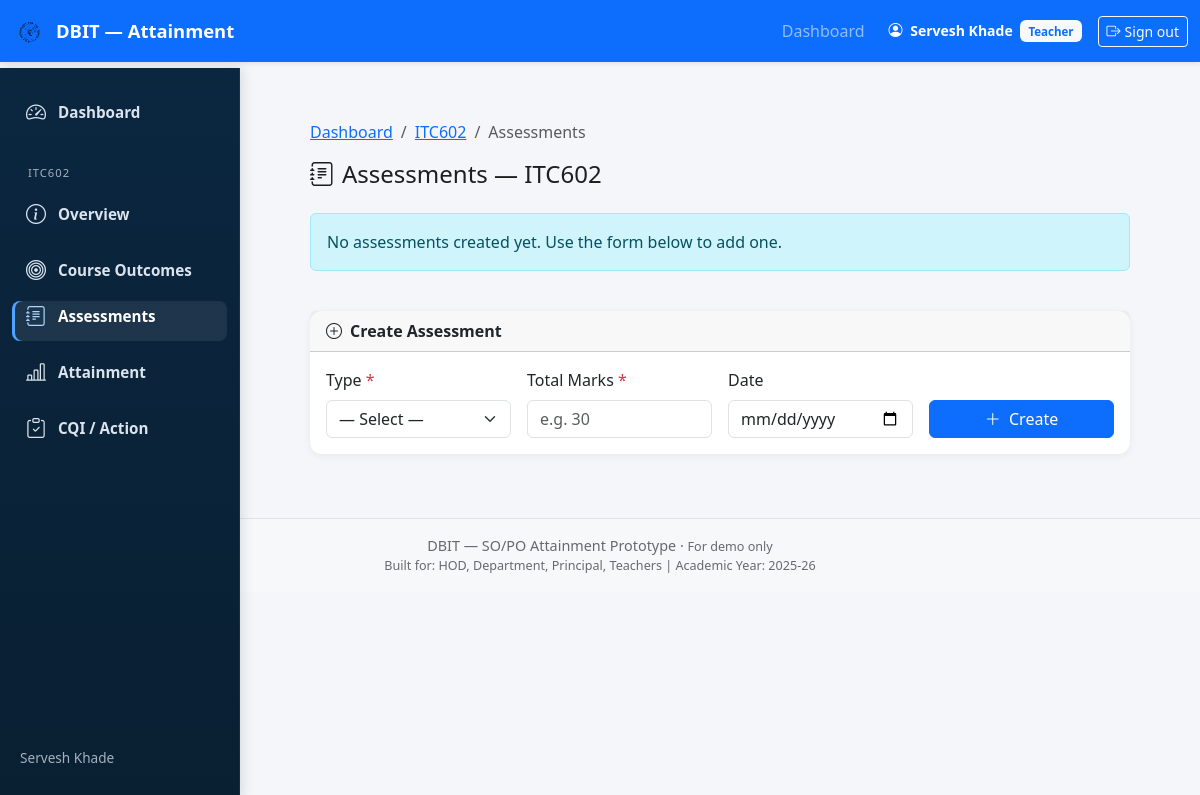
Page /teacher/course/2/assessments/ (signed in) on the earlier database version.
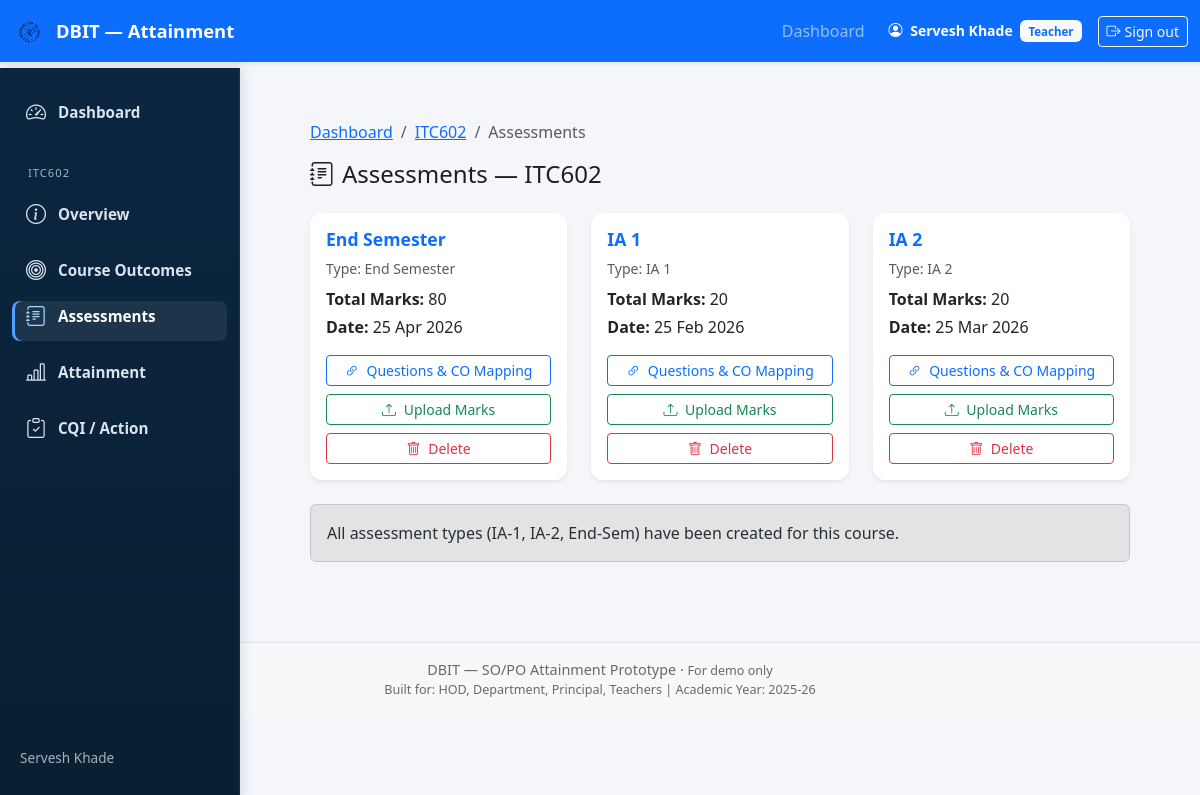
Same page on the later database version.
### attainment/models.py (models this page shows, shortened)
class UserProfile(models.Model):
    user = models.OneToOneField(User, on_delete=models.CASCADE, related_name="profile")
    role = models.CharField(max_length=10, choices=Role.choices, default=Role.TEACHER)
    department = models.ForeignKey(
        "Department", on_delete=models.SET_NULL,
        null=True, blank=True, related_name="user_profiles"
    )
    deleted_at = models.DateTimeField(null=True, blank=True)

class Course(models.Model):
    code = models.CharField(max_length=20)
    name = models.CharField(max_length=200)
    department = models.ForeignKey(
        Department, on_delete=models.CASCADE, related_name="courses"
    )
    academic_year = models.ForeignKey(
        AcademicYear, on_delete=models.CASCADE, null=True, blank=True
    )
    semester = models.ForeignKey(
        Semester, on_delete=models.CASCADE,
        null=True, blank=True, related_name="courses"
    )
    program = models.ForeignKey(
        Program, on_delete=models.CASCADE,
        null=True, blank=True, related_name="courses"
    )

class Assessment(models.Model):
    name = models.CharField(max_length=50)
    assessment_type = models.CharField(
        max_length=20, choices=AssessmentType.choices
    )
    course = models.ForeignKey(
        Course, on_delete=models.CASCADE, related_name="assessments"
    )
    max_marks = models.FloatField()
    total_marks = models.IntegerField(null=True, blank=True)
    date = models.DateTimeField(null=True, blank=True)

### attainment/teacher_views.py (the view)
@login_required
@role_required('TEACHER')
@teacher_owns_course
def manage_assessments(request, course_id, course=None):
    locked = course.semester.is_locked if course.semester else False
    assessments = Assessment.objects.filter(course=course).order_by("assessment_type")
    existing_types = set(assessments.values_list("assessment_type", flat=True))
    available_types = [
        (t.value, t.label)
        for t in [AssessmentType.IA1, AssessmentType.IA2, AssessmentType.ENDSEM]
        if t.value not in existing_types
    ]
    context = {
        "course": course,
        "assessments": assessments,
        "available_types": available_types,
        "locked": locked,
    }
    return render(request, "teacher/assessments.html", context)

### attainment/utils/rbac.py (called while the page is built)
def role_required(*allowed_roles):
    def decorator(view_func):
        @wraps(view_func)
        def _wrapped(request, *args, **kwargs):
            profile = getattr(request.user, "profile", None)
            if profile is None or profile.role not in allowed_roles:
                html = render_to_string("403.html", request=request)
                return HttpResponseForbidden(html)
            return view_func(request, *args, **kwargs)
        return _wrapped
    return decorator

### templates/teacher/assessments.html (shortened to what this page needs)
{% extends "base.html" %}
{% block sidebar %}{% include "components/sidebar_teacher.html" %}{% endblock %}
{% block content %}
<div class="container-main-offset">
<div class="container py-4">
  <nav aria-label="breadcrumb" class="mb-3">
    <ol class="breadcrumb">
      <li class="breadcrumb-item"><a href="{% url 'teacher_dashboard' %}">Dashboard</a></li>
      <li class="breadcrumb-item"><a href="{% url 'course_overview' course.id %}">{{ course.code }}</a></li>
      <li class="breadcrumb-item active">Assessments</li>
    </ol>
  </nav>
  <div class="d-flex justify-content-between align-items-center mb-4">
    <h4 class="mb-0"><i class="bi bi-journal-text me-2"></i>Assessments — {{ course.code }}</h4>
  </div>
  <div class="row g-4 mb-4">
    {% for a in assessments %}
    <div class="col-md-4">
      <div class="card shadow-sm h-100">
        <div class="card-body">
          <h5 class="card-title text-primary">{{ a.name }}</h5>
          <p class="text-muted small mb-2">Type: {{ a.get_assessment_type_display }}</p>
          <p class="mb-1"><strong>Total Marks:</strong> {{ a.total_marks|default:a.max_marks }}</p>
          {% if a.date %}<p class="mb-1"><strong>Date:</strong> {{ a.date|date:"d M Y" }}</p>{% endif %}
          <div class="d-grid gap-2 mt-3">
            <a href="{% url 'manage_questions' course.id a.id %}" class="btn btn-outline-primary btn-sm">
              <i class="bi bi-link-45deg me-1"></i> Questions & CO Mapping
            </a>
            <a href="{% url 'marks_upload_page' course.id a.id %}" class="btn btn-outline-success btn-sm">
              <i class="bi bi-upload me-1"></i> Upload Marks
            </a>
            {% if not locked %}
            <form method="post" action="{% url 'delete_assessment' course.id a.id %}"
                  onsubmit="return confirm('Delete {{ a.name }}? This also removes its questions and marks.')">
              <button class="btn btn-outline-danger btn-sm w-100"><i class="bi bi-trash me-1"></i> Delete</button>
            </form>
            {% endif %}
          </div>
        </div>
      </div>
    </div>
    {% empty %}
    <div class="col-12">
      <div class="alert alert-info">No assessments created yet. Use the form below to add one.</div>
    </div>
    {% endfor %}
  </div>
  {% if not locked and available_types %}
  <div class="card">
    <div class="card-header fw-semibold"><i class="bi bi-plus-circle me-2"></i>Create Assessment</div>
    <div class="card-body">
      <form method="post" action="{% url 'create_assessment' course.id %}">
        <div class="row g-3 align-items-end">
          <div class="col-md-3">
            <label class="form-label">Type <span class="text-danger">*</span></label>
            <select name="assessment_type" class="form-select" required>
              <option value="">— Select —</option>
            </select>
          </div>
          <div class="col-md-3">
            <label class="form-label">Total Marks <span class="text-danger">*</span></label>
            <input type="number" name="total_marks" class="form-control" min="1" required placeholder="e.g. 30">
          </div>
          <div class="col-md-3">
            <label class="form-label">Date</label>
            <input type="date" name="date" class="form-control">
          </div>
          <div class="col-md-3">
            <button type="submit" class="btn btn-primary w-100">
              <i class="bi bi-plus-lg me-1"></i> Create
            </button>
          </div>
        </div>
      </form>
    </div>
  </div>
  {% elif not locked %}
  <div class="alert alert-secondary">All assessment types (IA-1, IA-2, End-Sem) have been created for this course.</div>
  {% endif %}
</div>
</div>
{% endblock %}

### templates/base.html (shortened to what this page needs)
{% load static %}
<!doctype html>
<html lang="en">
	<head>
		<link
			href="https://cdn.jsdelivr.net/npm/bootstrap@5.3.2/dist/css/bootstrap.min.css"
			rel="stylesheet"
		/>
		<link
			href="https://cdn.jsdelivr.net/npm/bootstrap-icons@1.11.3/font/bootstrap-icons.css"
			rel="stylesheet"
		/>
		<link rel="stylesheet" href="{% static 'css/styles.css' %}" />
	</head>
	<body>
		<nav
			class="navbar navbar-expand-lg navbar-dark bg-primary fixed-top shadow-sm"
		>
			<div class="container-fluid">
				<a class="navbar-brand d-flex align-items-center" href="/">
					<img
						src="{% static 'images/logo.svg' %}"
						alt="logo"
						width="36"
						height="36"
						class="me-2 rounded"
					/>
					<span>DBIT — Attainment</span>
				</a>
				<div class="collapse navbar-collapse" id="topNav">
					<ul class="navbar-nav ms-auto mb-2 mb-lg-0">
						{% if user.is_authenticated %}
							{% if user.profile.role == 'ADMIN' %}
								<li class="nav-item"><a class="nav-link" href="{% url 'admin_dashboard' %}">Dashboard</a></li>
								<li class="nav-item"><a class="nav-link" href="{% url 'admin_academic_years' %}">Academic Years</a></li>
								<li class="nav-item"><a class="nav-link" href="{% url 'admin_courses' %}">Courses</a></li>
								<li class="nav-item"><a class="nav-link" href="{% url 'admin_users' %}">Users</a></li>
								<li class="nav-item"><a class="nav-link" href="{% url 'attainment_report' %}">Reports</a></li>
							{% elif user.profile.role == 'TEACHER' %}
								<li class="nav-item"><a class="nav-link" href="{% url 'teacher_dashboard' %}">Dashboard</a></li>
							{% endif %}
						{% else %}
							<li class="nav-item"><a class="nav-link" href="{% url 'login' %}">Sign in</a></li>
						{% endif %}
					</ul>
					<div class="d-flex align-items-center ms-3">
						{% if user.is_authenticated %}
							<div class="text-white me-2 small">
								<i class="bi bi-person-circle me-1"></i>
								<strong>{{ user.get_full_name|default:user.username }}</strong>
								{% if user.profile %}
									<span class="badge bg-light text-primary ms-1">{{ user.profile.get_role_display }}</span>
								{% endif %}
							</div>
							<a class="btn btn-outline-light btn-sm ms-2" href="{% url 'logout' %}">
								<i class="bi bi-box-arrow-right me-1"></i>Sign out
							</a>
						{% else %}
							<a class="btn btn-outline-light btn-sm ms-2" href="{% url 'login' %}">
								<i class="bi bi-box-arrow-in-right me-1"></i>Sign in
							</a>
						{% endif %}
					</div>
				</div>
			</div>
		</nav>
		<main class="container-fluid">
			<div class="row g-0">
				<div class="col-auto">{% block sidebar %}{% endblock %}</div>
				<div class="col">
					<div class="container py-4">
						<div class="main-content">
							{% block content %}{% endblock %}
						</div>
					</div>
				</div>
			</div>
		</main>
		<footer
			class="bg-light text-center text-muted py-3 border-top mt-auto app-footer"
		>
			<div class="container">
				<div>
					DBIT — SO/PO Attainment Prototype &middot;
					<small>For demo only</small>
				</div>
				<div class="small">
					Built for: HOD, Department, Principal, Teachers | Academic Year:
					<span id="footer-year">2025-26</span>
				</div>
			</div>
		</footer>
	</body>
</html>

### templates/components/sidebar_teacher.html
<nav class="sidebar d-flex flex-column">
	<ul class="nav">
		<li class="nav-item">
			<a class="nav-link {% if request.resolver_match.url_name == 'teacher_dashboard' %}active{% endif %}" href="{% url 'teacher_dashboard' %}">
				<i class="bi bi-speedometer2"></i>
				<span class="label">Dashboard</span>
			</a>
		</li>
		{% if course %}
		<li class="nav-item mt-3">
			<small class="text-uppercase px-3" style="color:var(--sidebar-text-muted);font-size:.7rem;letter-spacing:1px;">{{ course.code }}</small>
		</li>
		<li class="nav-item">
			<a class="nav-link {% if request.resolver_match.url_name == 'course_overview' %}active{% endif %}" href="{% url 'course_overview' course.id %}">
				<i class="bi bi-info-circle"></i>
				<span class="label">Overview</span>
			</a>
		</li>
		<li class="nav-item">
			<a class="nav-link {% if request.resolver_match.url_name == 'manage_cos' %}active{% endif %}" href="{% url 'manage_cos' course.id %}">
				<i class="bi bi-bullseye"></i>
				<span class="label">Course Outcomes</span>
			</a>
		</li>
		<li class="nav-item">
			<a class="nav-link {% if 'assessment' in request.resolver_match.url_name %}active{% endif %}" href="{% url 'manage_assessments' course.id %}">
				<i class="bi bi-journal-text"></i>
				<span class="label">Assessments</span>
			</a>
		</li>
		<li class="nav-item">
			<a class="nav-link {% if request.resolver_match.url_name == 'co_attainment_results' %}active{% endif %}" href="{% url 'co_attainment_results' course.id %}">
				<i class="bi bi-bar-chart-line"></i>
				<span class="label">Attainment</span>
			</a>
		</li>
		<li class="nav-item">
			<a class="nav-link {% if request.resolver_match.url_name == 'cqi_list' %}active{% endif %}" href="{% url 'cqi_list' course.id %}">
				<i class="bi bi-clipboard-check"></i>
				<span class="label">CQI / Action</span>
			</a>
		</li>
		{% endif %}
	</ul>
	<div class="sidebar-footer small mt-auto">
		{% if request.user.is_authenticated %}
			{{ request.user.get_full_name|default:request.user.username }}
		{% else %}
			Guest
		{% endif %}
	</div>
</nav>

### static/css/styles.css (style rules this page uses)
:root { --sidebar-width: 240px; --navbar-height: 68px; --sidebar-bg-top: #0b2640; --sidebar-bg-bottom: #092032; --sidebar-text: rgba(230,238,248,0.95); --sidebar-text-muted: rgba(230,238,248,0.70); --sidebar-hover: rgba(255,255,255,0.06); }
html, body { height: 100%; overflow-x: hidden; background: #f5f6fa; font-family: system-ui, -apple-system, "Segoe UI", Roboto, "Helvetica Neue", Arial; color: #1e1e1e; }
body { padding-top: var(--navbar-height); }
.sidebar { position: fixed; top: var(--navbar-height); left: 0; width: var(--sidebar-width); height: calc(100vh - var(--navbar-height)); background: linear-gradient(180deg, var(--sidebar-bg-top), var(--sidebar-bg-bottom)); padding: 1.2rem 0.75rem; z-index: 1020; color: var(--sidebar-text); overflow-y: auto; box-shadow: 2px 0 12px rgba(2,6,23,0.12); border-right: 1px solid rgba(255,255,255,0.06); }
.sidebar .nav { display: flex; flex-direction: column; gap: 6px; padding: 0; margin: 0; }
.sidebar .nav-item { list-style: none; }
.sidebar .nav-link { display: flex; align-items: center; gap: 12px; font-size: 0.95rem; font-weight: 600; color: var(--sidebar-text); text-decoration: none; padding: 10px 14px; border-radius: 8px; transition: background 0.12s ease, transform 0.12s ease; }
.sidebar .nav-link .bi { font-size: 1.25rem; color: var(--sidebar-text); }
.sidebar .nav-link.active { background: rgba(255,255,255,0.08); box-shadow: inset 3px 0 0 #4da3ff; color: #ffffff; }
.sidebar .nav-link.active .bi { color: #a9d6ff; }
.sidebar .sidebar-footer { margin-top: auto; padding: 0.75rem 0.5rem; font-size: 0.85rem; color: var(--sidebar-text-muted); }
.container-main-offset { margin-left: var(--sidebar-width); width: calc(100% - var(--sidebar-width)); }
.main-content { padding: 1rem; }
.card { border-radius: 12px; border: none; box-shadow: 0 2px 8px rgba(0,0,0,0.06); }
.card-title { font-weight: 600; font-size: 1.1rem; }
.badge { font-size: 0.72rem; padding: 0.45em 0.7em; }
.navbar { box-shadow: 0 1px 4px rgba(0,0,0,0.08); }
.navbar-brand { font-size: 1.15rem; font-weight: 600; }

### templates/base.html (style rules this page uses)
body { padding-top: 0px; }
main { padding-top: 56px; }
.app-footer { font-size: 0.9rem; opacity: 0.9; }
nav .nav-link.active { margin-top: 0 !important; padding-top: 0 !important; }

Differences in the rows shown:
added Assessment: name "End Semester", assessment_type "End Semester", total_marks "80", date "25 Apr 2026"
added Assessment: name "IA 1", assessment_type "IA 1", total_marks "20", date "25 Feb 2026"
added Assessment: name "IA 2", assessment_type "IA 2", total_marks "20", date "25 Mar 2026"
Other differences:
form field assessment_type: "— Select —" → (not shown)
text no longer shown: "No assessments created yet. Use the form below to add one. Create Assessment Type * Total Marks * Date Create"
text now shown: "All assessment types (IA-1, IA-2, End-Sem) have been created for this course."
